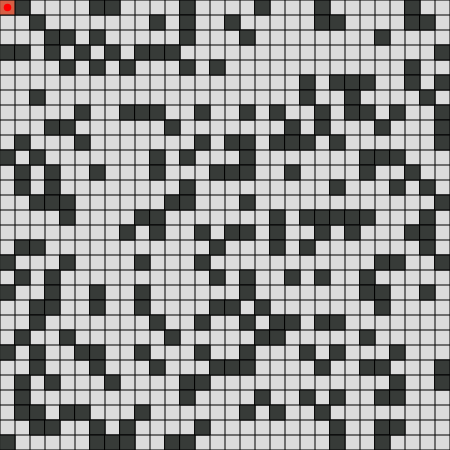
Frame 1 (no input)
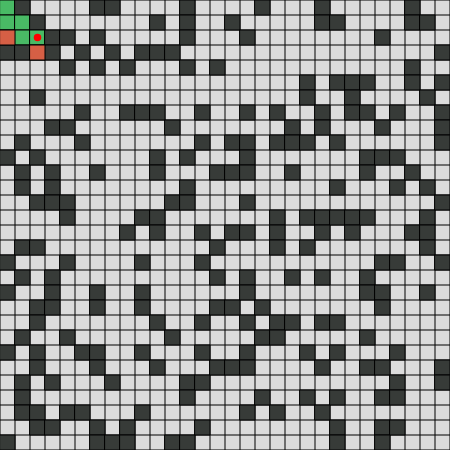
Frame 60 (no input)
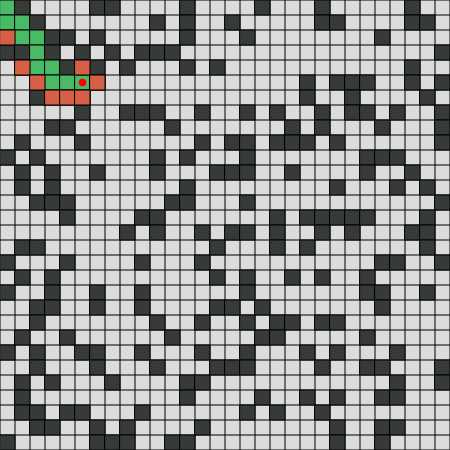
Frame 120 (the mouse pressed at the canvas centre since frame 60)

The p5.js sketch that drew these frames (run headless with seeded random() and noise() and a simulated clock; from frame 60 on, the mouse is pressed at the canvas centre):

// p5.js sketch
// ── sketch.js
let row = 30
let col = 30
let w = 15
let walls = []
let walls_seed
let grid = []
let stack = []
let start
let end
let cur_cell = new Cell(0, 0)

//for draw founded path
let total_nodes_visited = 0
let found_path = []
let found_path_length = 0
let saved_path = []
//found exit
let found = false
//set search algorithms to dfs, bfs ...
let curr_algo = 'dfs'
let wall_function = generate_random_walls
let stop = true
let anim_speed = 1
let wall_ratio = 0.25
let min_anim_speed = 1
let max_anim_speed = 11


function setup()
{
    createCanvas(row * w, col * w);
    sel = createSelect();
    sel.position(width+10, 10);
    sel.option('dfs');
    sel.option('bfs');
    sel.selected('dfs');
    sel.changed(mySelectEvent);
  
  
    p = createP('speed');
    p.style('font-size', '14px');
    p.position(width+10, 30);

    slider = createSlider(min_anim_speed, max_anim_speed-1, anim_speed, 1);
    slider.position(width+10, 60);
    slider.style('width', '180px');

		p2 = createP('wall ratio');
		p2.id('wall_ratio')
    p2.style('font-size', '14px');
    p2.position(width+10, 90);

		slider2 = createSlider(0, 0.5, wall_ratio, 0.01);
    slider2.position(width+10, 120);
    slider2.style('width', '180px');
		
		p3 = createP('total nodes discovered:');
		p3.id('total_nodes')
    p3.style('font-size', '14px');
    p3.position(width+10, 150);

		p4 = createP('path length:');
		p4.id('path_nodes')
    p4.style('font-size', '14px');
    p4.position(width+10, 180);

    button = createButton('run/pause')
    button.mousePressed(pause_event)
		button = createButton('restart')
  	button.mousePressed(() => initialize())
    initialize()
}

function myInputEvent(){
	wall_ratio = this.value();
	initialize()
}

function pause_event(){
  if(stop){
    stop = false
    loop()
  }else{
    stop = true
  }
}

function draw()
{
	// console.log(frameRate())
	background(220)
  anim_speed = slider.value();
	anim_speed = max_anim_speed - anim_speed
	wall_ratio = slider2.value();

	draw_grid()
	draw_cell()
	draw_stack()
  draw_curr_cell(cur_cell.i, cur_cell.j)
  if(!stop){
    if(frameCount % anim_speed == 0){
      run_once()
    }
  }
  //32 is keycode for Space
  if(keyIsDown(32)){
    if(frameCount % anim_speed == 0){
      run_once()
    }
  }
	
	if(found){
		draw_path()
		console.log('total nodes discovered', total_nodes_visited)
		console.log('path length', found_path_length)
		document.getElementById('path_nodes').innerHTML = 'path length:' + found_path_length
		noLoop()
	}
	document.getElementById('wall_ratio').innerHTML = 'wall ratio:' + wall_ratio
	document.getElementById('total_nodes').innerHTML = 'total nodes discovered:' + total_nodes_visited
}

function initialize(reuse=false){
    total_nodes_visited = 0
    found_path = []
    found_path_length = 0
    saved_path = []
    //control program to run or not
		stop = false
    //found exit
    found = false

    stack = []
		grid = []
		walls = []
		for (var i = 0; i < row; i++) {
					grid.push([])
					for( var j =0; j<col; j++){
							grid[i].push(new Cell(i, j))
					}
		}
		start = grid[0][0]
		end = grid[row-1][col-1]
		wall_function()
		end.wall = 0
    path = [[0, 0]]
    stack.push([start, path])
		loop()
}



function mySelectEvent() {
  curr_algo = sel.value();
  initialize()
}


function print_walls(){
	res = "["
	for( var i =0; i < walls.length; i++){
		x = walls[i][0]
		y = walls[i][1]
		if(i == walls.length - 1){
			res = res + "[" + x + ',' + y + "]"+ "]"
		}else{
			res = res + "[" + x + ',' + y + "]" + ","
		}
	}
	return res 
}

function draw_cell(){
	for (var i = 0; i < row; i++) {
    	for( var j =0; j<col; j++){
    		if (grid[i][j].wall == 1) {
    			fill(55, 59, 56)
    			rect(j*w, i*w, w, w)
    		}
    		if (grid[i][j].visited) {
    			fill(73, 186, 101)
    			rect(j*w, i*w, w, w)
    		}
    	}
    }
}

function draw_stack(){
	for(var i = 0; i < stack.length; i++){
		cell = stack[i][0]
		x = cell.i
		y = cell.j
		fill(214, 95, 69)
		rect(y*w, x*w, w, w)
	}
}

function draw_path() {
	if (found_path.length > 0) {
		// saved_path.push(found_path.shift())
		saved_path = found_path.slice();
	}
	for(var i = 0; i < saved_path.length; i++){
		cell = saved_path[i]
		x = cell[0]
		y = cell[1]
		fill(187, 113, 227)
		rect(y*w, x*w, w, w)
	}
	
}

function draw_grid(){
		function draw_row()
	{
	    stroke('black')
	    for (var i = 0; i < row+1; i++)
	    {
	        x1 = 0
	        x2 = col * w
	        y = i * w
	        line(x1, y, x2, y)
	    }
	}
	function draw_col()
	{
	    stroke('black')
	    for (var j = 0; j < col+1; j++)
	    {
	        x = j * w
	        y1 = 0
	        y2 = col * w
	        line(x, y1, x, y2)
	    }
	}
	draw_row()
	draw_col()
}

function Cell(i, j)
{
    this.i = i
    this.j = j
    this.visited = false
    this.wall = 0
    directions = [[-1, 0], [0, -1], [1, 0], [0, 1]]

	this.getNeighbor = function(){
		neighbors = []
		for (let dire of directions){
			x = dire[0]
			y =  dire[1]
			n_x = this.i + x
			n_y = this.j + y
			can_visit = n_x >= 0 && n_x < row && n_y >= 0 && n_y < col
			if (can_visit && !grid[n_x][n_y].visited && grid[n_x][n_y].wall == 0){
				neighbors.push(grid[n_x][n_y])
			}
		}
		if (neighbors.length > 0) {
			return neighbors
		}
		return undefined
	}
}

function arraysEqual(a1,a2) {
    /* WARNING: arrays must not contain {objects} or behavior may be undefined */
    return JSON.stringify(a1)==JSON.stringify(a2);
}

function generate_random_walls(){
	for (var i = 0; i < row; i++) {
    	for( var j =0; j<col; j++){
    		if (random() < wall_ratio) {
    			grid[i][j].wall = 1
    			walls.push([i, j])
    		}
    	}
    }
}


function run_once(){
	if(curr_algo === 'dfs'){
		dfs()
		redraw()
	}else if(curr_algo === 'bfs'){
		bfs()
		redraw()
	}
}

function draw_curr_cell(i, j){
		let x = j*w
		let y = i*w
		push()
		noStroke()
		fill('red')
		ellipseMode(CENTER)
		ellipse(x + w/2, y + w/2, w/2, w/2)
		pop()
}

function dfs(){
  total_nodes_visited += 1
	if (stack.length == 0) {
		console.log('not found exit')
		noLoop()
		return false
	}
	node = stack.pop()
	cur_cell = node[0]
	path = node[1]
	cur_cell.visited = true
	
	if (arraysEqual(cur_cell, end)) {
		console.log('found exit')
		found_path = path
		found_path_length = found_path.length
		draw_path()
		found = true
		return true
	}
	next_cells = cur_cell.getNeighbor()
	if (next_cells) {
		for(var i = 0; i < next_cells.length; i++){
			new_path = path.slice()
			new_path.push([next_cells[i].i, next_cells[i].j])
			stack.push([next_cells[i], new_path])
			next_cells[i].visited = true
		}
	}
}

function bfs(){
    total_nodes_visited += 1
	queue = stack
	if (queue.length == 0) {
		console.log('not found exit')
		noLoop()
		return false
	}
	node = queue.shift()
	cur_cell = node[0]
	path = node[1]
	cur_cell.visited = true
	
	if (arraysEqual(cur_cell, end)) {
		console.log('found exit')
		found_path = path
		found_path_length = found_path.length
		draw_path()
		found = true
		return true
	}
	next_cells = cur_cell.getNeighbor()
	if (next_cells) {
		for(var i = 0; i < next_cells.length; i++){
			new_path = path.slice()
			new_path.push([next_cells[i].i, next_cells[i].j])
			queue.push([next_cells[i], new_path])
			next_cells[i].visited = true

		}
	}
}
